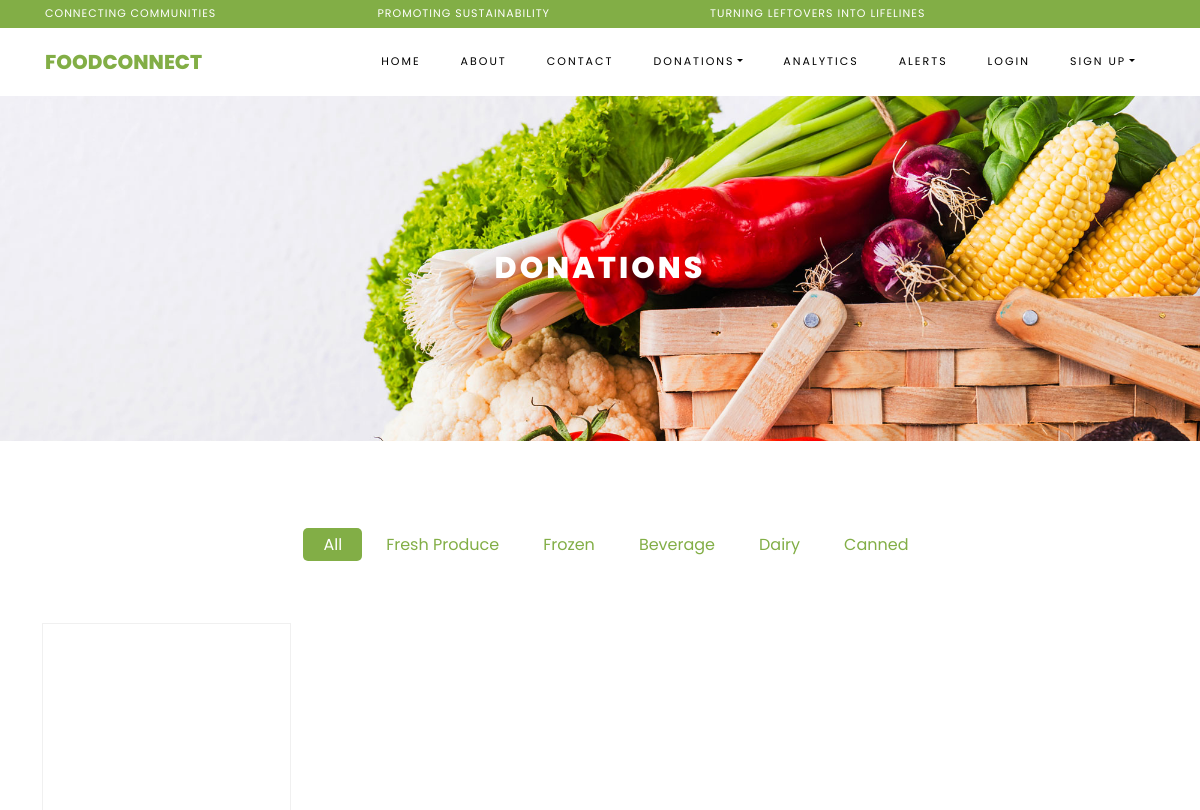
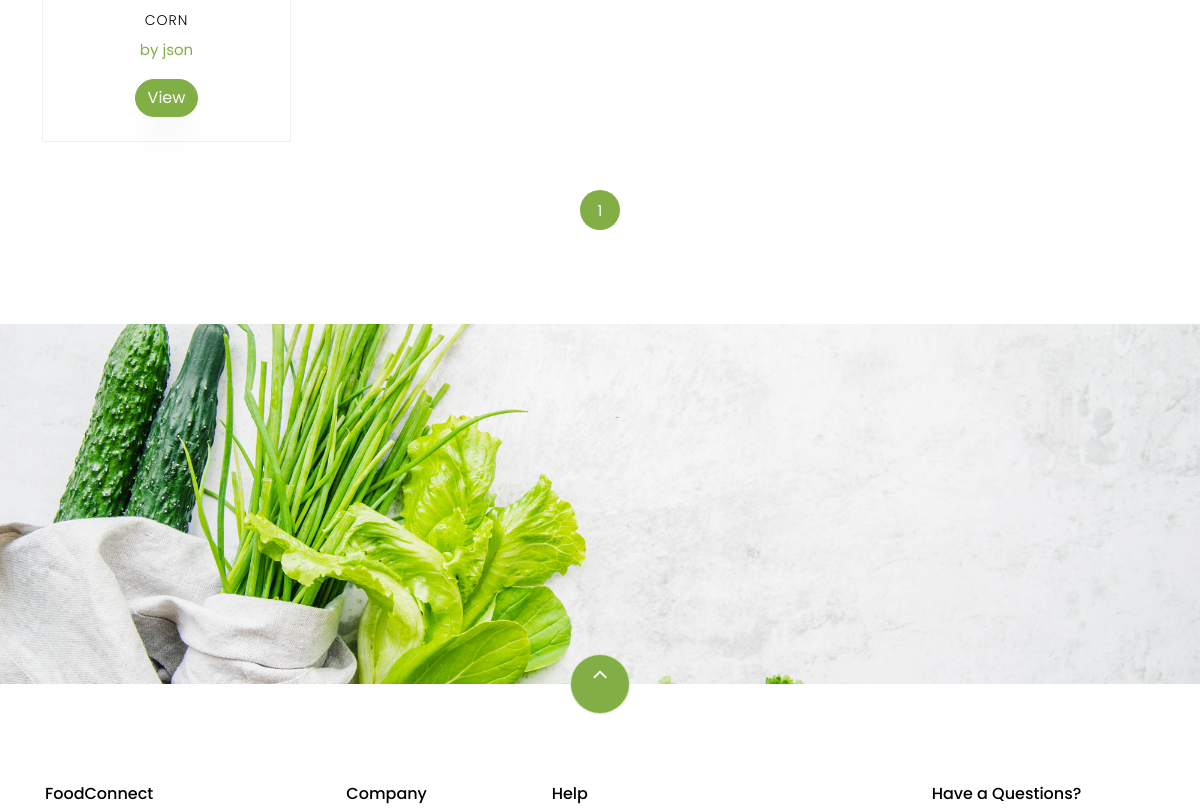
The page /donations/ (upper part) on the database as committed earlier (2 pictures, top to bottom).
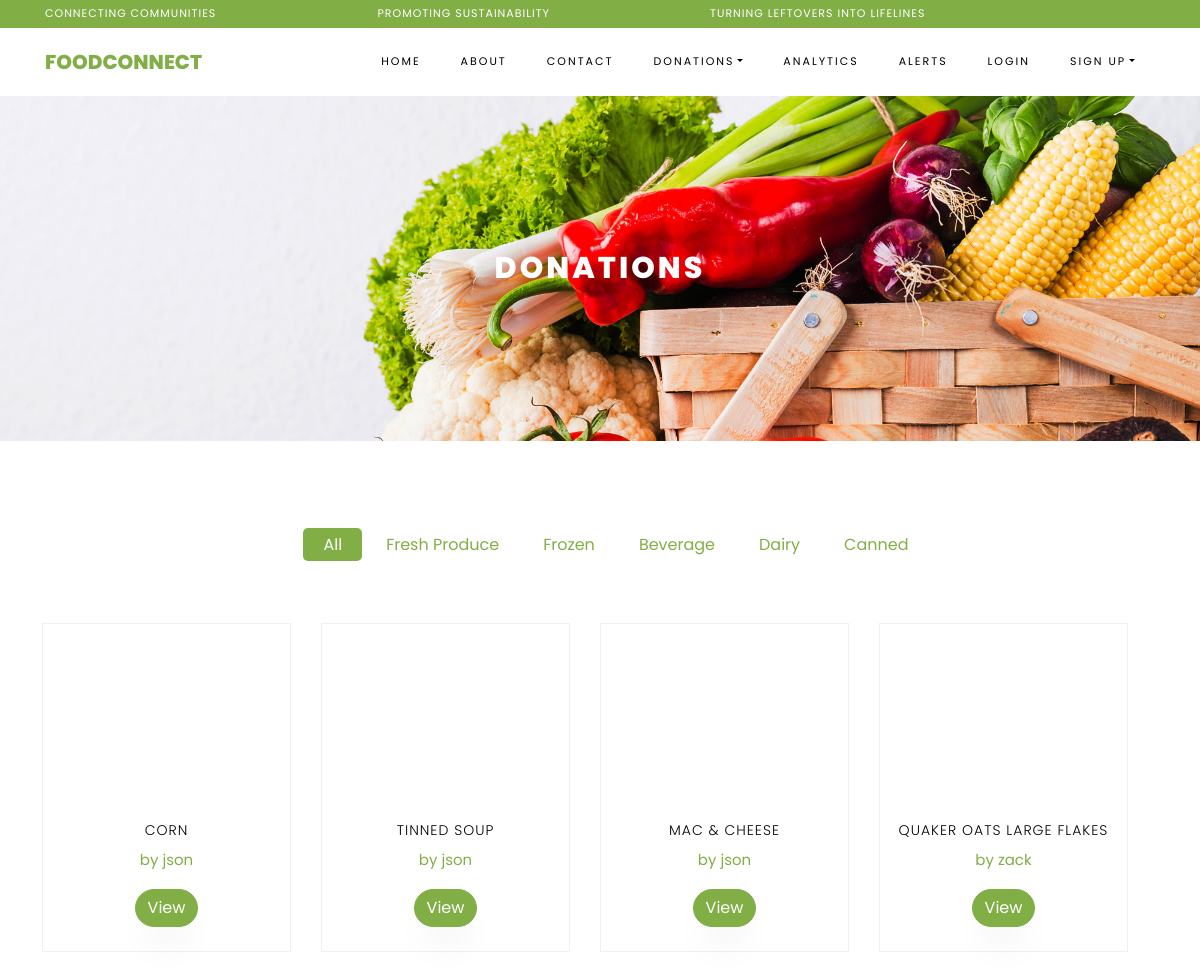
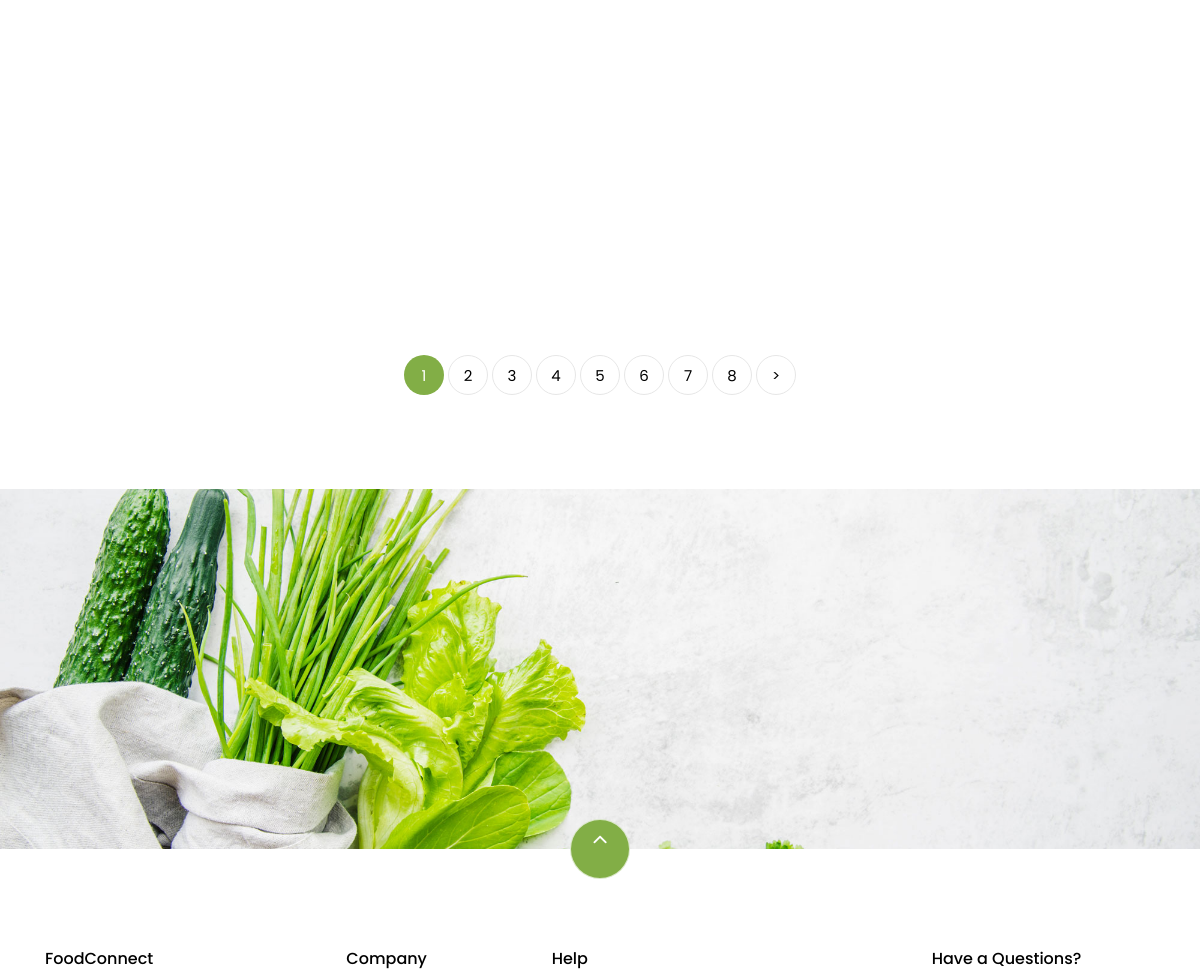
The same page on the database as committed later (2 pictures, top to bottom).
### donations/models.py (models this page shows, shortened)
class Category(models.Model):
    name = models.CharField(max_length=100, unique=True)

class Product(models.Model):
    UNIT_CHOICES = [
        ('g', 'Grams'),
        ('kg', 'Kilograms'),
        ('liters', 'Liters'),
        ('ml', 'Milliliters'),
    ]
    name = models.CharField(max_length=100)
    donated_by = models.ForeignKey(User, on_delete=models.SET_NULL, null=True)
    description = models.TextField(null=True, blank=True)
    category = models.ForeignKey(Category, on_delete=models.CASCADE, related_name='category')
    quantity = models.PositiveIntegerField()
    weight = models.PositiveIntegerField()
    unit = models.CharField(max_length=10, choices=UNIT_CHOICES)
    rating = models.PositiveIntegerField(default=0)
    amount_donated = models.PositiveIntegerField(default=0)
    expiry_date = models.DateField(blank=True, null=True)
    image = models.ImageField(upload_to='product_images/', blank=True, null=True)
    date_created = models.DateTimeField(auto_now_add=True)

### donations/views.py (the view)
# urls.py: path('', views.donations_view, name='donations' ),
def donations_view(request):
    categories = Category.objects.all()
    category_id = request.GET.get('category_id')
    if category_id:
        products = Product.objects.filter(category_id=category_id, expiry_date__gte=now())
    else:
        products = Product.objects.filter(expiry_date__gte=now())
    paginator = Paginator(products, 8)
    page_number = request.GET.get('page', 1)
    page_obj = paginator.get_page(page_number)
    return render(request, '../templates/donations/donations.html', {'products':page_obj, 'categories': categories, 'page_obj': page_obj,'current_category': int(category_id) if category_id else None,})

### templates/donations/donations.html (shortened to what this page needs)
{% extends 'webpages/base.html' %}
{% load static %}
{% block content %}
    <div class="hero-wrap hero-bread" style="background-image: url('{% static "images/bg_1.jpg" %}');">
        <div class="container">
            <div class="row no-gutters slider-text align-items-center justify-content-center">
                <div class="col-md-9 ftco-animate text-center">
                    <h1 class="mb-0 bread">Donations</h1>
                </div>
            </div>
        </div>
    </div>
    <section class="ftco-section">
        <div class="container">
            <div class="row justify-content-center">
                <div class="col-md-10 mb-5 text-center">
                    <ul class="product-category">
                        <li>
                            <a href="{% url 'donations' %}" class="{% if not current_category %}active{% endif %}">All</a>
                        </li>
                        {% for category in categories %}
                            <li>
                                <a href="{% url 'donations' %}?category_id={{ category.id }}"
                                   class="{% if current_category == category.id %}active{% endif %}">
                                    {{ category.name }}
                                </a>
                            </li>
                        {% endfor %}
                    </ul>
                </div>
            </div>
            {% if products %}
                <div class="row">
                    {% for product in products %}
                        {% if forloop.counter0|divisibleby:4 %}
                        <div class="row">
                        {% endif %}
                        <div class="col-md-6 col-lg-3 ftco-animate">
                            <div class="product py-3 pb-4 px-3 d-flex flex-column align-items-center justify-content-between" style="height: 100%;">
                                <a href="{% url 'product_detail' product.id %}" class="img-prod">
                                </a>
                                <div class="text text-center">
                                    <h3><a href="{% url 'product_detail' product.id %}">{{ product.name }}</a></h3>
                                    <p><a href="{% url 'product_detail' product.id %}">by {{ product.donated_by }}</a></p>
                                    <a href="{% url 'product_detail' product.id %}"><button class="btn btn-primary">View</button></a>
                                </div>
                            </div>
                        </div>
                        {% if forloop.counter|divisibleby:4 or forloop.last %}
                        </div>
                        {% endif %}
                    {% endfor %}
                </div>
                <div class="row mt-5">
                    <div class="col text-center">
                        <div class="block-27">
                            <ul>
                                {% for num in page_obj.paginator.page_range %}
                                    {% if page_obj.number == num %}
                                        <li class="active"><span>{{ num }}</span></li>
                                    {% else %}
                                        <li><a href="?page={{ num }}">{{ num }}</a></li>
                                    {% endif %}
                                {% endfor %}
                                {% if page_obj.has_next %}
                                    <li><a href="?page={{ page_obj.next_page_number }}">&gt;</a></li>
                                {% endif %}
                            </ul>
                        </div>
                    </div>
                </div>
            {% else %}
                <div class="row mt-5">
                    <div class="col text-center">
                        <p>No dontions found, <a href="{% url 'donate' %}">Donate now!</a></p>
                    </div>
                </div>
            {% endif %}
        </div>
    </section>
{% endblock %}

Rows that differ between the two databases and show on the page:
added Product: name "TINNED SOUP", donated_by "json"
added Product: name "MAC & CHEESE", donated_by "json"
added Product: name "QUAKER OATS LARGE FLAKES", donated_by "zack"
Other text that changed with them:
new list line: "2"
new list line: "3"
new list line: "4"
new list line: "5"
new list line: "6"
new list line: "7"
new list line: "8"
